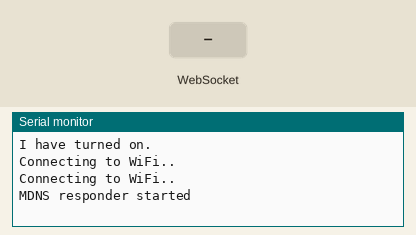
Recording of a sketch running on a simulated ESP32. On the bench: the last lines printed to the serial monitor. Inputs (shaded band) come from the test bench. WiFi joins after 1.5 s; servers stay silent unless stated.

Above: at 3.2 s.
3.3 s: WebSocket text "1" received
At 3.7 s:
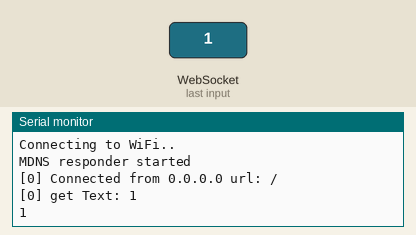
4.8 s: WebSocket text "0" received
At 6.0 s:
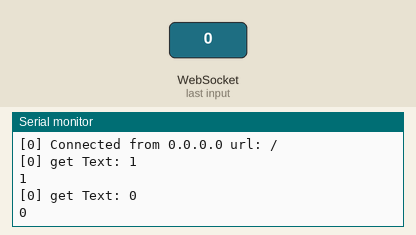

Measured:
- after the input at 3.3 s, the serial monitor: prints a new line at once (image 1)
- after the input at 4.8 s, the serial monitor: prints a new line at once (image 2)

The sketch:

TVRemote.ino
```cpp
#include <WiFi.h>
#include <ESPmDNS.h>
#include <WebSocketsServer.h>
#include <ArduinoJson.h>
#include <IRsend.h>

const char* ssid     = ";)";
const char* password = "NiceTry";


char webpage[] PROGMEM = R"=====(
<!DOCTYPE html>
<html>
<body>
<script>
var connection = new WebSocket('ws://'+location.hostname+':81/');
var commandButton =0;
function powerButton()
{
  commandButton = 1
  console.log("Power");
  var full_data = '{"Command" :1}';
  connection.send(full_data);
}
function inputButton()
{
commandButton = 2
console.log("Input");
  var full_data = '{"Command" :2}';
  connection.send(full_data);
}
function VolumeUpButton()
{
  commandButton = 3
  console.log("Volume Up");
  var full_data = '{"Command" :3}';
  connection.send(full_data);
}
function VolumeDownButton()
{
  commandButton = 4
console.log("Volume Down");
  var full_data = '{"Command" :4}';
  connection.send(full_data);
}

</script>
<center>
<h1>Living Room TV</h1>
<button style="border-radius: 12px; font-size: 100px; padding: 32px 16px;" onclick= "powerButton()" >Power</button><br/>
<button style="border-radius: 12px; font-size: 100px; padding: 32px 16px;" onclick="inputButton()" >Input</button><br/>
<button style="border-radius: 12px; font-size: 100px; padding: 32px 16px;" onclick="VolumeUpButton()">Volume Up</button><br/>
<button style="border-radius: 12px; font-size: 100px; padding: 32px 16px;" onclick="VolumeDownButton()">Volume Down </button>
</center>
</body>
</html>
)=====";

// ipaddress/led1/on
//ipaddress/led1/off

// ipaddress/led2/on
//ipaddress/led2/off
#include <ESPAsyncWebServer.h>

AsyncWebServer server(80); // server port 80
WebSocketsServer websockets(81);
IRsend irsend(14);


void notFound(AsyncWebServerRequest *request)
{
  request->send(404, "text/plain", "Page Not found");
}


void webSocketEvent(uint8_t num, WStype_t type, uint8_t * payload, size_t length) {

  switch (type)
  {
    case WStype_DISCONNECTED:
      Serial.printf("[%u] Disconnected!\n", num);
      break;
    case WStype_CONNECTED: {
        IPAddress ip = websockets.remoteIP(num);
        Serial.printf("[%u] Connected from %d.%d.%d.%d url: %s\n", num, ip[0], ip[1], ip[2], ip[3], payload);

        // send message to client
        websockets.sendTXT(num, "Connected from server");
      }
      break;
    case WStype_TEXT:
      Serial.printf("[%u] get Text: %s\n", num, payload);
      String message = String((char*)( payload));
      Serial.println(message);


     DynamicJsonDocument doc(200);
    // deserialize the data
    DeserializationError error = deserializeJson(doc, message);
    // parse the parameters we expect to receive (TO-DO: error handling)
      // Test if parsing succeeds.
  if (error) {
    Serial.print("deserializeJson() failed: ");
    Serial.println(error.c_str());
    return;
  }
 int irCommand = doc["Command"];
  switch(irCommand){
    case 1:
      irsend.sendRC5(0x0C);
      break;
    case 2:
      irsend.sendRC5(0x38);
      break;
    case 3:
      irsend.sendRC5(0x10);
      break;
    case 4:
      irsend.sendRC5(0x11);
      break;
  }

  }
}

void setup(void)
{

  Serial.begin(115200);
  irsend.begin();
  Serial.println("I have turned on.");
  WiFi.begin(ssid, password);
  while (WiFi.status() != WL_CONNECTED) {
    delay(1000);
    Serial.println("Connecting to WiFi..");
  }


  if (MDNS.begin("LivingRoomTV")) { //esp.local/
    Serial.println("MDNS responder started");
  }


  server.on("/", [](AsyncWebServerRequest * request)
  {

  request->send_P(200, "text/html", webpage);
  });

//   server.on("/led1/on", HTTP_GET, [](AsyncWebServerRequest * request)
//  {
//    digitalWrite(LED1,HIGH);
//  request->send_P(200, "text/html", webpage);
//  });

  server.onNotFound(notFound);

  server.begin();  // it will start webserver
  websockets.begin();
  websockets.onEvent(webSocketEvent);

}


void loop(void)
{
 websockets.loop();
}
```
